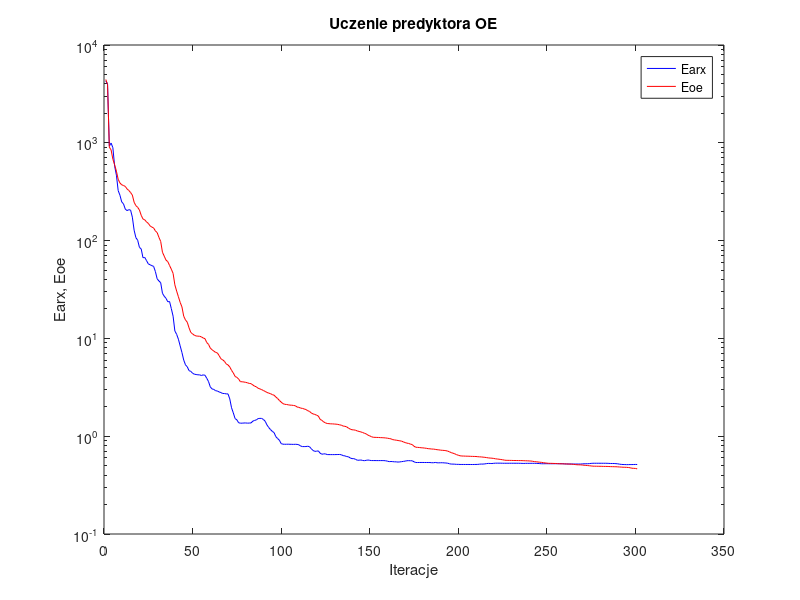
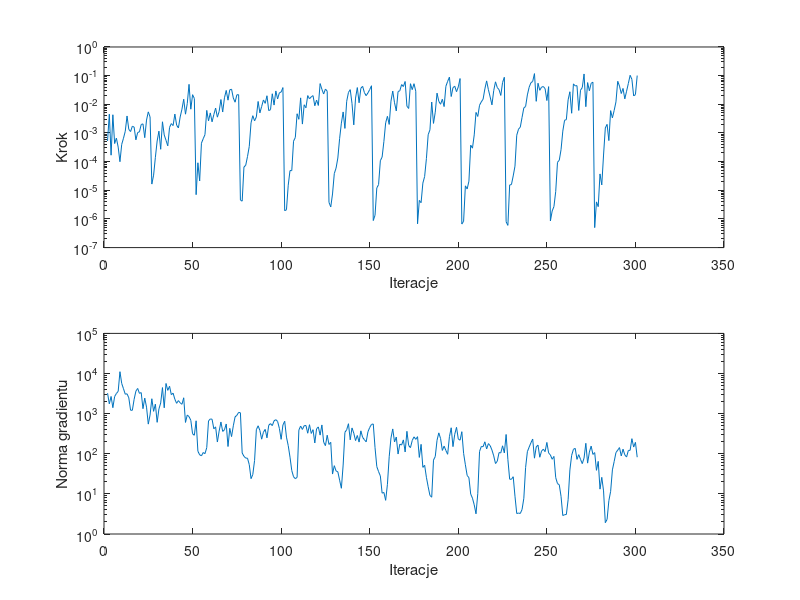

These charts were generated, in order, by the following MATLAB code:
%uczenie predyktora oe
clear all;
n=0; farx(n+1)=4.302584e+003; foe(n+1)=4.437139e+003; wspucz(n+1)=0.000000e+000; ng(n+1)=0.000000e+000;
%odnowa zmiennej metryki
n=1; farx(n+1)=3.986531e+003; foe(n+1)=3.953122e+003; krok(n+1)=5.263121e-004; ng(n+1)=3.233948e+003;
n=2; farx(n+1)=9.252348e+002; foe(n+1)=9.028577e+002; krok(n+1)=4.534550e-003; ng(n+1)=1.754742e+003;
n=3; farx(n+1)=9.936734e+002; foe(n+1)=8.460675e+002; krok(n+1)=1.677606e-004; ng(n+1)=2.681446e+003;
n=4; farx(n+1)=8.926181e+002; foe(n+1)=6.806907e+002; krok(n+1)=4.312903e-003; ng(n+1)=1.406957e+003;
n=5; farx(n+1)=5.771021e+002; foe(n+1)=5.959402e+002; krok(n+1)=4.270496e-004; ng(n+1)=2.673811e+003;
n=6; farx(n+1)=4.666562e+002; foe(n+1)=5.128178e+002; krok(n+1)=6.603184e-004; ng(n+1)=3.177872e+003;
n=7; farx(n+1)=3.247477e+002; foe(n+1)=4.242403e+002; krok(n+1)=3.210907e-004; ng(n+1)=3.586397e+003;
n=8; farx(n+1)=2.909929e+002; foe(n+1)=3.879978e+002; krok(n+1)=9.921626e-005; ng(n+1)=1.110310e+004;
n=9; farx(n+1)=2.485719e+002; foe(n+1)=3.721114e+002; krok(n+1)=3.999432e-004; ng(n+1)=5.649280e+003;
n=10; farx(n+1)=2.375333e+002; foe(n+1)=3.658843e+002; krok(n+1)=6.553529e-004; ng(n+1)=4.176358e+003;
n=11; farx(n+1)=2.101935e+002; foe(n+1)=3.582970e+002; krok(n+1)=1.146661e-003; ng(n+1)=3.046876e+003;
n=12; farx(n+1)=2.026476e+002; foe(n+1)=3.376083e+002; krok(n+1)=3.916767e-003; ng(n+1)=3.126241e+003;
n=13; farx(n+1)=2.071476e+002; foe(n+1)=3.257231e+002; krok(n+1)=1.329544e-003; ng(n+1)=2.477175e+003;
n=14; farx(n+1)=2.051341e+002; foe(n+1)=3.100944e+002; krok(n+1)=1.120856e-003; ng(n+1)=1.215760e+003;
n=15; farx(n+1)=1.737094e+002; foe(n+1)=2.922010e+002; krok(n+1)=1.713514e-003; ng(n+1)=1.211589e+003;
n=16; farx(n+1)=1.277819e+002; foe(n+1)=2.467670e+002; krok(n+1)=1.607453e-003; ng(n+1)=2.272414e+003;
n=17; farx(n+1)=1.071269e+002; foe(n+1)=2.276330e+002; krok(n+1)=5.762304e-004; ng(n+1)=3.635778e+003;
n=18; farx(n+1)=1.010047e+002; foe(n+1)=2.190236e+002; krok(n+1)=1.037622e-003; ng(n+1)=4.247212e+003;
n=19; farx(n+1)=8.530119e+001; foe(n+1)=2.054585e+002; krok(n+1)=1.093891e-003; ng(n+1)=3.202295e+003;
n=20; farx(n+1)=8.216793e+001; foe(n+1)=1.814734e+002; krok(n+1)=1.970836e-003; ng(n+1)=3.345891e+003;
n=21; farx(n+1)=6.682639e+001; foe(n+1)=1.663190e+002; krok(n+1)=2.076855e-003; ng(n+1)=1.327872e+003;
n=22; farx(n+1)=6.726397e+001; foe(n+1)=1.631742e+002; krok(n+1)=6.847610e-004; ng(n+1)=2.438849e+003;
n=23; farx(n+1)=6.246576e+001; foe(n+1)=1.552035e+002; krok(n+1)=2.815703e-003; ng(n+1)=1.452774e+003;
n=24; farx(n+1)=5.785961e+001; foe(n+1)=1.500983e+002; krok(n+1)=5.445782e-003; ng(n+1)=5.481191e+002;
n=25; farx(n+1)=5.663944e+001; foe(n+1)=1.415161e+002; krok(n+1)=3.625910e-003; ng(n+1)=9.274200e+002;
%odnowa zmiennej metryki
n=26; farx(n+1)=5.545814e+001; foe(n+1)=1.374610e+002; krok(n+1)=1.644725e-005; ng(n+1)=2.351520e+003;
n=27; farx(n+1)=5.452420e+001; foe(n+1)=1.348358e+002; krok(n+1)=3.369455e-005; ng(n+1)=1.141107e+003;
n=28; farx(n+1)=4.829894e+001; foe(n+1)=1.256770e+002; krok(n+1)=1.410950e-004; ng(n+1)=1.725959e+003;
n=29; farx(n+1)=4.070204e+001; foe(n+1)=1.209234e+002; krok(n+1)=5.236811e-004; ng(n+1)=6.073228e+002;
n=30; farx(n+1)=3.865863e+001; foe(n+1)=1.079510e+002; krok(n+1)=1.156209e-003; ng(n+1)=1.303940e+003;
n=31; farx(n+1)=3.713154e+001; foe(n+1)=9.810704e+001; krok(n+1)=2.695564e-004; ng(n+1)=1.845772e+003;
n=32; farx(n+1)=2.891635e+001; foe(n+1)=7.597383e+001; krok(n+1)=2.456077e-003; ng(n+1)=4.462472e+003;
n=33; farx(n+1)=2.697659e+001; foe(n+1)=6.934096e+001; krok(n+1)=8.523876e-004; ng(n+1)=1.399222e+003;
n=34; farx(n+1)=2.570107e+001; foe(n+1)=6.311166e+001; krok(n+1)=5.547107e-004; ng(n+1)=5.646219e+003;
n=35; farx(n+1)=2.367570e+001; foe(n+1)=6.100496e+001; krok(n+1)=3.550621e-004; ng(n+1)=3.802188e+003;
n=36; farx(n+1)=2.383601e+001; foe(n+1)=5.567469e+001; krok(n+1)=1.564230e-003; ng(n+1)=4.820843e+003;
n=37; farx(n+1)=2.017013e+001; foe(n+1)=5.103485e+001; krok(n+1)=2.121602e-003; ng(n+1)=2.969257e+003;
n=38; farx(n+1)=1.687156e+001; foe(n+1)=4.622517e+001; krok(n+1)=1.810600e-003; ng(n+1)=3.242456e+003;
n=39; farx(n+1)=1.191195e+001; foe(n+1)=3.528729e+001; krok(n+1)=4.564205e-003; ng(n+1)=2.279733e+003;
n=40; farx(n+1)=1.101253e+001; foe(n+1)=3.048409e+001; krok(n+1)=1.875750e-003; ng(n+1)=1.809966e+003;
n=41; farx(n+1)=9.812785e+000; foe(n+1)=2.666578e+001; krok(n+1)=1.494263e-003; ng(n+1)=2.110841e+003;
n=42; farx(n+1)=8.379576e+000; foe(n+1)=2.334784e+001; krok(n+1)=3.625910e-003; ng(n+1)=1.862483e+003;
n=43; farx(n+1)=7.170709e+000; foe(n+1)=2.098548e+001; krok(n+1)=6.752063e-003; ng(n+1)=1.708631e+003;
n=44; farx(n+1)=6.002161e+000; foe(n+1)=1.684914e+001; krok(n+1)=1.503401e-002; ng(n+1)=2.484282e+003;
n=45; farx(n+1)=5.367055e+000; foe(n+1)=1.544027e+001; krok(n+1)=4.522618e-003; ng(n+1)=6.033172e+002;
n=46; farx(n+1)=5.123694e+000; foe(n+1)=1.464066e+001; krok(n+1)=1.064021e-002; ng(n+1)=9.248754e+002;
n=47; farx(n+1)=4.682236e+000; foe(n+1)=1.283375e+001; krok(n+1)=4.973429e-002; ng(n+1)=8.423052e+002;
n=48; farx(n+1)=4.599164e+000; foe(n+1)=1.150534e+001; krok(n+1)=6.753788e-003; ng(n+1)=6.835166e+002;
n=49; farx(n+1)=4.404244e+000; foe(n+1)=1.112113e+001; krok(n+1)=2.165649e-002; ng(n+1)=3.143867e+002;
n=50; farx(n+1)=4.306339e+000; foe(n+1)=1.076547e+001; krok(n+1)=1.596002e-002; ng(n+1)=2.892297e+002;
%odnowa zmiennej metryki
n=51; farx(n+1)=4.272762e+000; foe(n+1)=1.059146e+001; krok(n+1)=7.026980e-006; ng(n+1)=6.631378e+002;
n=52; farx(n+1)=4.242416e+000; foe(n+1)=1.053743e+001; krok(n+1)=9.108681e-005; ng(n+1)=1.155482e+002;
n=53; farx(n+1)=4.239536e+000; foe(n+1)=1.052667e+001; krok(n+1)=2.114892e-005; ng(n+1)=9.419252e+001;
n=54; farx(n+1)=4.174915e+000; foe(n+1)=1.035877e+001; krok(n+1)=4.395065e-004; ng(n+1)=8.866892e+001;
n=55; farx(n+1)=4.238825e+000; foe(n+1)=1.009309e+001; krok(n+1)=6.277588e-004; ng(n+1)=1.074208e+002;
n=56; farx(n+1)=4.199491e+000; foe(n+1)=9.944732e+000; krok(n+1)=8.759836e-004; ng(n+1)=1.006601e+002;
n=57; farx(n+1)=3.914637e+000; foe(n+1)=9.069095e+000; krok(n+1)=6.130766e-003; ng(n+1)=1.420809e+002;
n=58; farx(n+1)=3.620505e+000; foe(n+1)=8.694347e+000; krok(n+1)=2.641497e-003; ng(n+1)=6.592618e+002;
n=59; farx(n+1)=3.191317e+000; foe(n+1)=7.960085e+000; krok(n+1)=5.003630e-003; ng(n+1)=7.377887e+002;
n=60; farx(n+1)=3.045297e+000; foe(n+1)=7.659417e+000; krok(n+1)=2.448466e-003; ng(n+1)=7.258507e+002;
n=61; farx(n+1)=3.006819e+000; foe(n+1)=7.411579e+000; krok(n+1)=4.372259e-003; ng(n+1)=4.183474e+002;
n=62; farx(n+1)=2.919078e+000; foe(n+1)=7.193439e+000; krok(n+1)=7.385876e-003; ng(n+1)=4.681954e+002;
n=63; farx(n+1)=2.896534e+000; foe(n+1)=7.106050e+000; krok(n+1)=3.559503e-003; ng(n+1)=1.961641e+002;
n=64; farx(n+1)=2.835639e+000; foe(n+1)=6.661706e+000; krok(n+1)=5.637357e-003; ng(n+1)=3.674246e+002;
n=65; farx(n+1)=2.791921e+000; foe(n+1)=6.189832e+000; krok(n+1)=1.468412e-002; ng(n+1)=6.188160e+002;
n=66; farx(n+1)=2.734045e+000; foe(n+1)=6.038973e+000; krok(n+1)=5.381741e-003; ng(n+1)=3.607660e+002;
n=67; farx(n+1)=2.732071e+000; foe(n+1)=5.823972e+000; krok(n+1)=1.688579e-002; ng(n+1)=3.957714e+002;
n=68; farx(n+1)=2.708150e+000; foe(n+1)=5.486086e+000; krok(n+1)=3.050527e-002; ng(n+1)=5.530480e+002;
n=69; farx(n+1)=2.706649e+000; foe(n+1)=5.352391e+000; krok(n+1)=1.394089e-002; ng(n+1)=1.515599e+002;
n=70; farx(n+1)=2.406901e+000; foe(n+1)=5.102122e+000; krok(n+1)=3.207144e-002; ng(n+1)=4.301076e+002;
n=71; farx(n+1)=1.952676e+000; foe(n+1)=4.715303e+000; krok(n+1)=3.366815e-002; ng(n+1)=2.678303e+002;
n=72; farx(n+1)=1.730987e+000; foe(n+1)=4.433905e+000; krok(n+1)=1.660195e-002; ng(n+1)=4.972494e+002;
n=73; farx(n+1)=1.513785e+000; foe(n+1)=4.083027e+000; krok(n+1)=1.183106e-002; ng(n+1)=8.328620e+002;
n=74; farx(n+1)=1.470321e+000; foe(n+1)=3.994321e+000; krok(n+1)=2.147336e-002; ng(n+1)=9.055341e+002;
n=75; farx(n+1)=1.372172e+000; foe(n+1)=3.842811e+000; krok(n+1)=2.165649e-002; ng(n+1)=1.074665e+003;
%odnowa zmiennej metryki
n=76; farx(n+1)=1.358916e+000; foe(n+1)=3.606793e+000; krok(n+1)=4.588605e-006; ng(n+1)=1.051918e+003;
n=77; farx(n+1)=1.359104e+000; foe(n+1)=3.604257e+000; krok(n+1)=4.167023e-006; ng(n+1)=1.046481e+002;
n=78; farx(n+1)=1.365097e+000; foe(n+1)=3.580052e+000; krok(n+1)=6.485137e-005; ng(n+1)=8.647981e+001;
n=79; farx(n+1)=1.366201e+000; foe(n+1)=3.554570e+000; krok(n+1)=7.472543e-005; ng(n+1)=7.801834e+001;
n=80; farx(n+1)=1.359511e+000; foe(n+1)=3.515892e+000; krok(n+1)=1.498490e-004; ng(n+1)=7.752800e+001;
n=81; farx(n+1)=1.362798e+000; foe(n+1)=3.463990e+000; krok(n+1)=3.383827e-004; ng(n+1)=5.358237e+001;
n=82; farx(n+1)=1.366294e+000; foe(n+1)=3.445689e+000; krok(n+1)=2.257520e-003; ng(n+1)=2.395422e+001;
n=83; farx(n+1)=1.426075e+000; foe(n+1)=3.343784e+000; krok(n+1)=4.004785e-003; ng(n+1)=3.046502e+001;
n=84; farx(n+1)=1.449035e+000; foe(n+1)=3.246613e+000; krok(n+1)=2.647020e-003; ng(n+1)=6.821050e+001;
n=85; farx(n+1)=1.469505e+000; foe(n+1)=3.200738e+000; krok(n+1)=3.625910e-003; ng(n+1)=3.973374e+002;
n=86; farx(n+1)=1.513641e+000; foe(n+1)=3.089831e+000; krok(n+1)=1.256724e-002; ng(n+1)=4.981400e+002;
n=87; farx(n+1)=1.521920e+000; foe(n+1)=3.046291e+000; krok(n+1)=5.022246e-003; ng(n+1)=3.800116e+002;
n=88; farx(n+1)=1.520667e+000; foe(n+1)=2.994426e+000; krok(n+1)=8.403478e-003; ng(n+1)=2.309996e+002;
n=89; farx(n+1)=1.481241e+000; foe(n+1)=2.930336e+000; krok(n+1)=1.417782e-002; ng(n+1)=3.447117e+002;
n=90; farx(n+1)=1.420787e+000; foe(n+1)=2.870565e+000; krok(n+1)=1.080437e-002; ng(n+1)=4.048324e+002;
n=91; farx(n+1)=1.303253e+000; foe(n+1)=2.800478e+000; krok(n+1)=1.987953e-002; ng(n+1)=2.491119e+002;
n=92; farx(n+1)=1.226033e+000; foe(n+1)=2.757029e+000; krok(n+1)=6.026360e-003; ng(n+1)=5.156975e+002;
n=93; farx(n+1)=1.168533e+000; foe(n+1)=2.722758e+000; krok(n+1)=6.511197e-003; ng(n+1)=5.636685e+002;
n=94; farx(n+1)=1.120600e+000; foe(n+1)=2.662260e+000; krok(n+1)=2.331822e-002; ng(n+1)=5.028602e+002;
n=95; farx(n+1)=1.089109e+000; foe(n+1)=2.625858e+000; krok(n+1)=9.393654e-003; ng(n+1)=6.628753e+002;
n=96; farx(n+1)=9.895086e-001; foe(n+1)=2.515281e+000; krok(n+1)=2.928765e-002; ng(n+1)=7.074523e+002;
n=97; farx(n+1)=9.470616e-001; foe(n+1)=2.429673e+000; krok(n+1)=1.532510e-002; ng(n+1)=6.396008e+002;
n=98; farx(n+1)=9.101960e-001; foe(n+1)=2.320887e+000; krok(n+1)=2.521242e-002; ng(n+1)=4.285633e+002;
n=99; farx(n+1)=8.404444e-001; foe(n+1)=2.233364e+000; krok(n+1)=2.680031e-002; ng(n+1)=2.289343e+002;
n=100; farx(n+1)=8.283586e-001; foe(n+1)=2.153694e+000; krok(n+1)=3.830459e-002; ng(n+1)=5.204265e+002;
%odnowa zmiennej metryki
n=101; farx(n+1)=8.272670e-001; foe(n+1)=2.118977e+000; krok(n+1)=1.936574e-006; ng(n+1)=6.469264e+002;
n=102; farx(n+1)=8.272429e-001; foe(n+1)=2.110545e+000; krok(n+1)=2.089396e-006; ng(n+1)=2.597528e+002;
n=103; farx(n+1)=8.284856e-001; foe(n+1)=2.094280e+000; krok(n+1)=1.507081e-005; ng(n+1)=1.597907e+002;
n=104; farx(n+1)=8.265891e-001; foe(n+1)=2.078162e+000; krok(n+1)=4.886973e-005; ng(n+1)=8.230256e+001;
n=105; farx(n+1)=8.259212e-001; foe(n+1)=2.075181e+000; krok(n+1)=4.837788e-005; ng(n+1)=3.810744e+001;
n=106; farx(n+1)=8.247283e-001; foe(n+1)=2.061574e+000; krok(n+1)=5.157570e-004; ng(n+1)=2.673148e+001;
n=107; farx(n+1)=8.268109e-001; foe(n+1)=2.048638e+000; krok(n+1)=6.946998e-004; ng(n+1)=2.393963e+001;
n=108; farx(n+1)=8.246734e-001; foe(n+1)=1.987488e+000; krok(n+1)=4.678366e-003; ng(n+1)=2.577056e+001;
n=109; farx(n+1)=8.171831e-001; foe(n+1)=1.973510e+000; krok(n+1)=2.998733e-003; ng(n+1)=3.894581e+002;
n=110; farx(n+1)=7.936642e-001; foe(n+1)=1.938461e+000; krok(n+1)=1.676647e-002; ng(n+1)=4.901710e+002;
n=111; farx(n+1)=7.833223e-001; foe(n+1)=1.924343e+000; krok(n+1)=2.041615e-003; ng(n+1)=4.039799e+002;
n=112; farx(n+1)=7.832176e-001; foe(n+1)=1.899029e+000; krok(n+1)=9.625525e-003; ng(n+1)=5.008385e+002;
n=113; farx(n+1)=7.840024e-001; foe(n+1)=1.873120e+000; krok(n+1)=7.558357e-003; ng(n+1)=5.074332e+002;
n=114; farx(n+1)=7.896627e-001; foe(n+1)=1.823763e+000; krok(n+1)=2.014462e-002; ng(n+1)=3.249300e+002;
n=115; farx(n+1)=7.809929e-001; foe(n+1)=1.792988e+000; krok(n+1)=1.551534e-002; ng(n+1)=5.297782e+002;
n=116; farx(n+1)=7.455948e-001; foe(n+1)=1.729296e+000; krok(n+1)=1.825682e-002; ng(n+1)=3.208163e+002;
n=117; farx(n+1)=7.147086e-001; foe(n+1)=1.690683e+000; krok(n+1)=2.008899e-002; ng(n+1)=3.982976e+002;
n=118; farx(n+1)=6.999400e-001; foe(n+1)=1.669862e+000; krok(n+1)=8.899418e-003; ng(n+1)=1.859488e+002;
n=119; farx(n+1)=7.026403e-001; foe(n+1)=1.640884e+000; krok(n+1)=1.405854e-002; ng(n+1)=4.202951e+002;
n=120; farx(n+1)=7.078210e-001; foe(n+1)=1.607542e+000; krok(n+1)=9.127324e-003; ng(n+1)=4.667686e+002;
n=121; farx(n+1)=6.703905e-001; foe(n+1)=1.486189e+000; krok(n+1)=5.286105e-002; ng(n+1)=2.917953e+002;
n=122; farx(n+1)=6.541525e-001; foe(n+1)=1.451860e+000; krok(n+1)=3.338729e-002; ng(n+1)=5.224851e+002;
n=123; farx(n+1)=6.596895e-001; foe(n+1)=1.400477e+000; krok(n+1)=2.284436e-002; ng(n+1)=1.943212e+002;
n=124; farx(n+1)=6.595417e-001; foe(n+1)=1.368645e+000; krok(n+1)=3.413297e-002; ng(n+1)=1.594807e+002;
n=125; farx(n+1)=6.488300e-001; foe(n+1)=1.348694e+000; krok(n+1)=2.865996e-002; ng(n+1)=2.899400e+002;
%odnowa zmiennej metryki
n=126; farx(n+1)=6.485664e-001; foe(n+1)=1.343758e+000; krok(n+1)=3.790686e-006; ng(n+1)=1.705306e+002;
n=127; farx(n+1)=6.483338e-001; foe(n+1)=1.337405e+000; krok(n+1)=2.625333e-006; ng(n+1)=1.927913e+002;
n=128; farx(n+1)=6.483249e-001; foe(n+1)=1.337041e+000; krok(n+1)=7.425417e-006; ng(n+1)=3.120867e+001;
n=129; farx(n+1)=6.483056e-001; foe(n+1)=1.331509e+000; krok(n+1)=3.825728e-005; ng(n+1)=5.047230e+001;
n=130; farx(n+1)=6.491371e-001; foe(n+1)=1.328188e+000; krok(n+1)=5.939136e-005; ng(n+1)=3.731711e+001;
n=131; farx(n+1)=6.496749e-001; foe(n+1)=1.320764e+000; krok(n+1)=1.331010e-004; ng(n+1)=3.556272e+001;
n=132; farx(n+1)=6.504091e-001; foe(n+1)=1.306801e+000; krok(n+1)=6.328553e-004; ng(n+1)=2.202493e+001;
n=133; farx(n+1)=6.461116e-001; foe(n+1)=1.295981e+000; krok(n+1)=2.201622e-003; ng(n+1)=1.379303e+001;
n=134; farx(n+1)=6.331262e-001; foe(n+1)=1.269676e+000; krok(n+1)=5.414124e-003; ng(n+1)=5.241019e+001;
n=135; farx(n+1)=6.292500e-001; foe(n+1)=1.262250e+000; krok(n+1)=1.441974e-003; ng(n+1)=3.424163e+002;
n=136; farx(n+1)=6.192601e-001; foe(n+1)=1.245790e+000; krok(n+1)=1.274938e-002; ng(n+1)=3.968713e+002;
n=137; farx(n+1)=6.159776e-001; foe(n+1)=1.209116e+000; krok(n+1)=2.598758e-002; ng(n+1)=5.607123e+002;
n=138; farx(n+1)=5.993277e-001; foe(n+1)=1.182405e+000; krok(n+1)=3.244437e-002; ng(n+1)=2.225483e+002;
n=139; farx(n+1)=5.897044e-001; foe(n+1)=1.163911e+000; krok(n+1)=1.073668e-002; ng(n+1)=4.405580e+002;
n=140; farx(n+1)=5.899660e-001; foe(n+1)=1.160039e+000; krok(n+1)=1.915637e-003; ng(n+1)=3.262057e+002;
n=141; farx(n+1)=5.795725e-001; foe(n+1)=1.151190e+000; krok(n+1)=1.650507e-002; ng(n+1)=2.131167e+002;
n=142; farx(n+1)=5.683697e-001; foe(n+1)=1.131442e+000; krok(n+1)=3.836134e-002; ng(n+1)=2.854617e+002;
n=143; farx(n+1)=5.679625e-001; foe(n+1)=1.118901e+000; krok(n+1)=1.131000e-002; ng(n+1)=1.953365e+002;
n=144; farx(n+1)=5.715835e-001; foe(n+1)=1.105428e+000; krok(n+1)=3.640360e-002; ng(n+1)=3.726061e+002;
n=145; farx(n+1)=5.644510e-001; foe(n+1)=1.091277e+000; krok(n+1)=4.235232e-002; ng(n+1)=2.559641e+002;
n=146; farx(n+1)=5.622606e-001; foe(n+1)=1.071467e+000; krok(n+1)=2.560364e-002; ng(n+1)=2.241979e+002;
n=147; farx(n+1)=5.663379e-001; foe(n+1)=1.056315e+000; krok(n+1)=2.000182e-002; ng(n+1)=1.979496e+002;
n=148; farx(n+1)=5.713163e-001; foe(n+1)=1.025472e+000; krok(n+1)=2.501951e-002; ng(n+1)=3.535266e+002;
n=149; farx(n+1)=5.665173e-001; foe(n+1)=1.008025e+000; krok(n+1)=3.266584e-002; ng(n+1)=4.524341e+002;
n=150; farx(n+1)=5.636852e-001; foe(n+1)=9.881026e-001; krok(n+1)=4.446078e-002; ng(n+1)=5.384444e+002;
%odnowa zmiennej metryki
n=151; farx(n+1)=5.635490e-001; foe(n+1)=9.749221e-001; krok(n+1)=8.773641e-007; ng(n+1)=5.533326e+002;
n=152; farx(n+1)=5.635141e-001; foe(n+1)=9.735831e-001; krok(n+1)=1.344676e-006; ng(n+1)=1.418828e+002;
n=153; farx(n+1)=5.632224e-001; foe(n+1)=9.714250e-001; krok(n+1)=1.209447e-005; ng(n+1)=4.781130e+001;
n=154; farx(n+1)=5.631829e-001; foe(n+1)=9.705098e-001; krok(n+1)=1.577348e-005; ng(n+1)=3.585023e+001;
n=155; farx(n+1)=5.632902e-001; foe(n+1)=9.670446e-001; krok(n+1)=1.075741e-004; ng(n+1)=2.800343e+001;
n=156; farx(n+1)=5.633154e-001; foe(n+1)=9.663108e-001; krok(n+1)=1.442478e-004; ng(n+1)=1.042013e+001;
n=157; farx(n+1)=5.630104e-001; foe(n+1)=9.631914e-001; krok(n+1)=5.057937e-004; ng(n+1)=1.086930e+001;
n=158; farx(n+1)=5.607385e-001; foe(n+1)=9.599917e-001; krok(n+1)=2.260446e-003; ng(n+1)=6.905537e+000;
n=159; farx(n+1)=5.557623e-001; foe(n+1)=9.539190e-001; krok(n+1)=3.813159e-003; ng(n+1)=1.736148e+001;
n=160; farx(n+1)=5.491771e-001; foe(n+1)=9.467615e-001; krok(n+1)=1.986798e-003; ng(n+1)=8.449467e+001;
n=161; farx(n+1)=5.513666e-001; foe(n+1)=9.395853e-001; krok(n+1)=1.290032e-002; ng(n+1)=2.476882e+002;
n=162; farx(n+1)=5.496767e-001; foe(n+1)=9.227012e-001; krok(n+1)=2.896961e-002; ng(n+1)=4.158538e+002;
n=163; farx(n+1)=5.470975e-001; foe(n+1)=9.159054e-001; krok(n+1)=1.131000e-002; ng(n+1)=1.968304e+002;
n=164; farx(n+1)=5.470109e-001; foe(n+1)=9.104169e-001; krok(n+1)=5.858547e-003; ng(n+1)=2.614530e+002;
n=165; farx(n+1)=5.435334e-001; foe(n+1)=9.036797e-001; krok(n+1)=2.788482e-002; ng(n+1)=9.852615e+001;
n=166; farx(n+1)=5.460396e-001; foe(n+1)=8.969154e-001; krok(n+1)=2.977641e-002; ng(n+1)=1.739029e+002;
n=167; farx(n+1)=5.493656e-001; foe(n+1)=8.903015e-001; krok(n+1)=4.879939e-002; ng(n+1)=1.646402e+002;
n=168; farx(n+1)=5.527176e-001; foe(n+1)=8.741699e-001; krok(n+1)=4.171622e-002; ng(n+1)=2.216019e+002;
n=169; farx(n+1)=5.562708e-001; foe(n+1)=8.612296e-001; krok(n+1)=6.247411e-002; ng(n+1)=1.109120e+002;
n=170; farx(n+1)=5.613607e-001; foe(n+1)=8.488318e-001; krok(n+1)=8.565378e-003; ng(n+1)=3.627736e+002;
n=171; farx(n+1)=5.626703e-001; foe(n+1)=8.436552e-001; krok(n+1)=7.145002e-003; ng(n+1)=1.602913e+002;
n=172; farx(n+1)=5.609012e-001; foe(n+1)=8.292111e-001; krok(n+1)=5.234463e-002; ng(n+1)=1.419727e+002;
n=173; farx(n+1)=5.606544e-001; foe(n+1)=8.214362e-001; krok(n+1)=3.243318e-002; ng(n+1)=2.142822e+002;
n=174; farx(n+1)=5.474724e-001; foe(n+1)=7.889185e-001; krok(n+1)=5.234463e-002; ng(n+1)=2.642102e+002;
n=175; farx(n+1)=5.382766e-001; foe(n+1)=7.713492e-001; krok(n+1)=2.861011e-002; ng(n+1)=2.284381e+002;
%odnowa zmiennej metryki
n=176; farx(n+1)=5.382890e-001; foe(n+1)=7.688069e-001; krok(n+1)=6.766504e-007; ng(n+1)=2.667253e+002;
n=177; farx(n+1)=5.384705e-001; foe(n+1)=7.663950e-001; krok(n+1)=4.434986e-006; ng(n+1)=8.107228e+001;
n=178; farx(n+1)=5.387344e-001; foe(n+1)=7.618926e-001; krok(n+1)=3.690681e-006; ng(n+1)=1.717592e+002;
n=179; farx(n+1)=5.386201e-001; foe(n+1)=7.600013e-001; krok(n+1)=1.777520e-005; ng(n+1)=4.578275e+001;
n=180; farx(n+1)=5.384249e-001; foe(n+1)=7.558642e-001; krok(n+1)=3.023762e-005; ng(n+1)=5.167439e+001;
n=181; farx(n+1)=5.383324e-001; foe(n+1)=7.521415e-001; krok(n+1)=1.274265e-004; ng(n+1)=2.590360e+001;
n=182; farx(n+1)=5.382256e-001; foe(n+1)=7.455071e-001; krok(n+1)=8.684522e-004; ng(n+1)=1.502781e+001;
n=183; farx(n+1)=5.381217e-001; foe(n+1)=7.433407e-001; krok(n+1)=1.284363e-003; ng(n+1)=9.135840e+000;
n=184; farx(n+1)=5.356891e-001; foe(n+1)=7.390050e-001; krok(n+1)=1.199953e-002; ng(n+1)=8.264179e+000;
n=185; farx(n+1)=5.354284e-001; foe(n+1)=7.383345e-001; krok(n+1)=2.156451e-003; ng(n+1)=6.946876e+001;
n=186; farx(n+1)=5.391435e-001; foe(n+1)=7.334068e-001; krok(n+1)=5.320104e-003; ng(n+1)=8.526235e+001;
n=187; farx(n+1)=5.350151e-001; foe(n+1)=7.280165e-001; krok(n+1)=2.452306e-002; ng(n+1)=2.164832e+002;
n=188; farx(n+1)=5.343276e-001; foe(n+1)=7.250584e-001; krok(n+1)=1.270603e-002; ng(n+1)=3.317066e+002;
n=189; farx(n+1)=5.353521e-001; foe(n+1)=7.201053e-001; krok(n+1)=1.004449e-002; ng(n+1)=2.389684e+002;
n=190; farx(n+1)=5.354460e-001; foe(n+1)=7.174635e-001; krok(n+1)=1.501192e-002; ng(n+1)=1.209823e+002;
n=191; farx(n+1)=5.338317e-001; foe(n+1)=7.151129e-001; krok(n+1)=8.323975e-003; ng(n+1)=1.549184e+002;
n=192; farx(n+1)=5.320955e-001; foe(n+1)=7.114697e-001; krok(n+1)=4.256083e-002; ng(n+1)=1.205448e+002;
n=193; farx(n+1)=5.296546e-001; foe(n+1)=7.039498e-001; krok(n+1)=6.345766e-002; ng(n+1)=9.704670e+001;
n=194; farx(n+1)=5.226896e-001; foe(n+1)=6.926254e-001; krok(n+1)=8.892157e-002; ng(n+1)=2.670972e+002;
n=195; farx(n+1)=5.188231e-001; foe(n+1)=6.795073e-001; krok(n+1)=1.868912e-002; ng(n+1)=4.443879e+002;
n=196; farx(n+1)=5.185189e-001; foe(n+1)=6.702138e-001; krok(n+1)=3.809184e-002; ng(n+1)=1.505561e+002;
n=197; farx(n+1)=5.174954e-001; foe(n+1)=6.607989e-001; krok(n+1)=4.285764e-002; ng(n+1)=3.063006e+002;
n=198; farx(n+1)=5.153941e-001; foe(n+1)=6.479590e-001; krok(n+1)=2.753897e-002; ng(n+1)=4.555408e+002;
n=199; farx(n+1)=5.154959e-001; foe(n+1)=6.387917e-001; krok(n+1)=4.050274e-002; ng(n+1)=2.343587e+002;
n=200; farx(n+1)=5.140679e-001; foe(n+1)=6.306806e-001; krok(n+1)=7.925954e-002; ng(n+1)=2.177514e+002;
%odnowa zmiennej metryki
n=201; farx(n+1)=5.140738e-001; foe(n+1)=6.272089e-001; krok(n+1)=6.613051e-007; ng(n+1)=3.547197e+002;
n=202; farx(n+1)=5.140787e-001; foe(n+1)=6.268011e-001; krok(n+1)=8.349317e-007; ng(n+1)=1.022050e+002;
n=203; farx(n+1)=5.139162e-001; foe(n+1)=6.252529e-001; krok(n+1)=1.428638e-005; ng(n+1)=5.315216e+001;
n=204; farx(n+1)=5.139231e-001; foe(n+1)=6.247270e-001; krok(n+1)=1.109569e-005; ng(n+1)=2.885115e+001;
n=205; farx(n+1)=5.139604e-001; foe(n+1)=6.240248e-001; krok(n+1)=2.077412e-005; ng(n+1)=2.529114e+001;
n=206; farx(n+1)=5.136744e-001; foe(n+1)=6.225818e-001; krok(n+1)=3.749852e-004; ng(n+1)=9.928356e+000;
n=207; farx(n+1)=5.135245e-001; foe(n+1)=6.217328e-001; krok(n+1)=2.945237e-004; ng(n+1)=7.815519e+000;
n=208; farx(n+1)=5.139497e-001; foe(n+1)=6.209317e-001; krok(n+1)=8.567570e-004; ng(n+1)=5.329619e+000;
n=209; farx(n+1)=5.143710e-001; foe(n+1)=6.201906e-001; krok(n+1)=5.208348e-003; ng(n+1)=3.185831e+000;
n=210; farx(n+1)=5.149336e-001; foe(n+1)=6.170159e-001; krok(n+1)=3.765398e-003; ng(n+1)=1.010758e+001;
n=211; farx(n+1)=5.175866e-001; foe(n+1)=6.152972e-001; krok(n+1)=9.272034e-003; ng(n+1)=1.143047e+002;
n=212; farx(n+1)=5.192830e-001; foe(n+1)=6.137480e-001; krok(n+1)=1.219985e-002; ng(n+1)=1.519552e+002;
n=213; farx(n+1)=5.184978e-001; foe(n+1)=6.108822e-001; krok(n+1)=1.501192e-002; ng(n+1)=1.498799e+002;
n=214; farx(n+1)=5.211907e-001; foe(n+1)=6.079519e-001; krok(n+1)=3.449855e-002; ng(n+1)=1.985997e+002;
n=215; farx(n+1)=5.247539e-001; foe(n+1)=6.042684e-001; krok(n+1)=6.561970e-002; ng(n+1)=1.319290e+002;
n=216; farx(n+1)=5.270321e-001; foe(n+1)=5.998939e-001; krok(n+1)=3.229291e-002; ng(n+1)=1.791193e+002;
n=217; farx(n+1)=5.261615e-001; foe(n+1)=5.977413e-001; krok(n+1)=1.797739e-002; ng(n+1)=1.591575e+002;
n=218; farx(n+1)=5.255873e-001; foe(n+1)=5.957337e-001; krok(n+1)=9.555317e-003; ng(n+1)=1.237595e+002;
n=219; farx(n+1)=5.281429e-001; foe(n+1)=5.925517e-001; krok(n+1)=3.001959e-002; ng(n+1)=8.861405e+001;
n=220; farx(n+1)=5.300615e-001; foe(n+1)=5.874521e-001; krok(n+1)=6.087640e-002; ng(n+1)=5.713423e+001;
n=221; farx(n+1)=5.299455e-001; foe(n+1)=5.845044e-001; krok(n+1)=3.852379e-002; ng(n+1)=6.501250e+001;
n=222; farx(n+1)=5.300536e-001; foe(n+1)=5.816220e-001; krok(n+1)=3.243320e-002; ng(n+1)=1.069420e+002;
n=223; farx(n+1)=5.299839e-001; foe(n+1)=5.778627e-001; krok(n+1)=2.038266e-002; ng(n+1)=1.051316e+002;
n=224; farx(n+1)=5.289834e-001; foe(n+1)=5.745413e-001; krok(n+1)=5.801457e-002; ng(n+1)=1.578332e+002;
n=225; farx(n+1)=5.289776e-001; foe(n+1)=5.695233e-001; krok(n+1)=8.764941e-002; ng(n+1)=1.048208e+002;
%odnowa zmiennej metryki
n=226; farx(n+1)=5.289767e-001; foe(n+1)=5.666925e-001; krok(n+1)=7.964963e-007; ng(n+1)=3.024351e+002;
n=227; farx(n+1)=5.289825e-001; foe(n+1)=5.665041e-001; krok(n+1)=5.961842e-007; ng(n+1)=7.135055e+001;
n=228; farx(n+1)=5.290856e-001; foe(n+1)=5.659674e-001; krok(n+1)=1.535151e-005; ng(n+1)=2.321314e+001;
n=229; farx(n+1)=5.290797e-001; foe(n+1)=5.655033e-001; krok(n+1)=1.580519e-005; ng(n+1)=2.308632e+001;
n=230; farx(n+1)=5.290348e-001; foe(n+1)=5.645210e-001; krok(n+1)=3.168396e-005; ng(n+1)=2.674932e+001;
n=231; farx(n+1)=5.290033e-001; foe(n+1)=5.643222e-001; krok(n+1)=6.933884e-005; ng(n+1)=8.741983e+000;
n=232; farx(n+1)=5.288765e-001; foe(n+1)=5.639715e-001; krok(n+1)=8.351411e-004; ng(n+1)=3.238315e+000;
n=233; farx(n+1)=5.289171e-001; foe(n+1)=5.635927e-001; krok(n+1)=1.353531e-003; ng(n+1)=3.329608e+000;
n=234; farx(n+1)=5.283111e-001; foe(n+1)=5.633163e-001; krok(n+1)=1.597633e-003; ng(n+1)=3.250838e+000;
n=235; farx(n+1)=5.275574e-001; foe(n+1)=5.626378e-001; krok(n+1)=3.500453e-003; ng(n+1)=4.091405e+000;
n=236; farx(n+1)=5.265943e-001; foe(n+1)=5.614027e-001; krok(n+1)=7.517005e-003; ng(n+1)=7.777499e+000;
n=237; farx(n+1)=5.278106e-001; foe(n+1)=5.607983e-001; krok(n+1)=8.378898e-003; ng(n+1)=4.552523e+001;
n=238; farx(n+1)=5.280320e-001; foe(n+1)=5.598985e-001; krok(n+1)=2.127270e-002; ng(n+1)=1.127251e+002;
n=239; farx(n+1)=5.278721e-001; foe(n+1)=5.586886e-001; krok(n+1)=3.943936e-002; ng(n+1)=1.463806e+002;
n=240; farx(n+1)=5.282663e-001; foe(n+1)=5.572280e-001; krok(n+1)=5.671128e-002; ng(n+1)=1.878461e+002;
n=241; farx(n+1)=5.281979e-001; foe(n+1)=5.540233e-001; krok(n+1)=6.268030e-002; ng(n+1)=2.322703e+002;
n=242; farx(n+1)=5.280816e-001; foe(n+1)=5.495711e-001; krok(n+1)=1.178633e-001; ng(n+1)=7.762150e+001;
n=243; farx(n+1)=5.274242e-001; foe(n+1)=5.482284e-001; krok(n+1)=1.270603e-002; ng(n+1)=1.482872e+002;
n=244; farx(n+1)=5.265963e-001; foe(n+1)=5.447970e-001; krok(n+1)=5.442027e-002; ng(n+1)=1.645230e+002;
n=245; farx(n+1)=5.246737e-001; foe(n+1)=5.422349e-001; krok(n+1)=3.084406e-002; ng(n+1)=8.186958e+001;
n=246; farx(n+1)=5.230405e-001; foe(n+1)=5.400660e-001; krok(n+1)=3.975906e-002; ng(n+1)=1.164228e+002;
n=247; farx(n+1)=5.229002e-001; foe(n+1)=5.359927e-001; krok(n+1)=4.171622e-002; ng(n+1)=1.304872e+002;
n=248; farx(n+1)=5.231476e-001; foe(n+1)=5.333387e-001; krok(n+1)=3.526755e-002; ng(n+1)=1.129561e+002;
n=249; farx(n+1)=5.237099e-001; foe(n+1)=5.303968e-001; krok(n+1)=1.352965e-002; ng(n+1)=1.915621e+002;
n=250; farx(n+1)=5.230922e-001; foe(n+1)=5.282145e-001; krok(n+1)=4.138006e-002; ng(n+1)=1.048822e+002;
%odnowa zmiennej metryki
n=251; farx(n+1)=5.230926e-001; foe(n+1)=5.278008e-001; krok(n+1)=8.486888e-007; ng(n+1)=9.313200e+001;
n=252; farx(n+1)=5.230978e-001; foe(n+1)=5.273606e-001; krok(n+1)=1.894579e-006; ng(n+1)=7.295557e+001;
n=253; farx(n+1)=5.231234e-001; foe(n+1)=5.264294e-001; krok(n+1)=2.710823e-006; ng(n+1)=8.580923e+001;
n=254; farx(n+1)=5.231923e-001; foe(n+1)=5.259985e-001; krok(n+1)=9.107769e-006; ng(n+1)=2.539883e+001;
n=255; farx(n+1)=5.231763e-001; foe(n+1)=5.241759e-001; krok(n+1)=9.476985e-005; ng(n+1)=1.805814e+001;
n=256; farx(n+1)=5.231365e-001; foe(n+1)=5.230141e-001; krok(n+1)=1.112180e-004; ng(n+1)=1.689730e+001;
n=257; farx(n+1)=5.231737e-001; foe(n+1)=5.221420e-001; krok(n+1)=2.601242e-004; ng(n+1)=8.694981e+000;
n=258; farx(n+1)=5.230745e-001; foe(n+1)=5.218858e-001; krok(n+1)=1.160015e-003; ng(n+1)=2.881877e+000;
n=259; farx(n+1)=5.208686e-001; foe(n+1)=5.210767e-001; krok(n+1)=2.778799e-003; ng(n+1)=3.034841e+000;
n=260; farx(n+1)=5.201162e-001; foe(n+1)=5.206417e-001; krok(n+1)=2.914669e-003; ng(n+1)=3.056592e+000;
n=261; farx(n+1)=5.197913e-001; foe(n+1)=5.195573e-001; krok(n+1)=1.432529e-002; ng(n+1)=7.146074e+000;
n=262; farx(n+1)=5.199252e-001; foe(n+1)=5.183302e-001; krok(n+1)=2.741202e-002; ng(n+1)=3.948483e+001;
n=263; farx(n+1)=5.198591e-001; foe(n+1)=5.177145e-001; krok(n+1)=4.874671e-003; ng(n+1)=9.156015e+001;
n=264; farx(n+1)=5.193699e-001; foe(n+1)=5.155314e-001; krok(n+1)=5.160128e-002; ng(n+1)=1.288006e+002;
n=265; farx(n+1)=5.194646e-001; foe(n+1)=5.129316e-001; krok(n+1)=4.382471e-002; ng(n+1)=1.364340e+002;
n=266; farx(n+1)=5.193187e-001; foe(n+1)=5.104848e-001; krok(n+1)=4.486659e-002; ng(n+1)=7.246626e+001;
n=267; farx(n+1)=5.192557e-001; foe(n+1)=5.100033e-001; krok(n+1)=6.100588e-003; ng(n+1)=9.498720e+001;
n=268; farx(n+1)=5.191797e-001; foe(n+1)=5.091651e-001; krok(n+1)=3.103068e-002; ng(n+1)=7.224428e+001;
n=269; farx(n+1)=5.209311e-001; foe(n+1)=5.075141e-001; krok(n+1)=3.847317e-002; ng(n+1)=5.677533e+001;
n=270; farx(n+1)=5.225051e-001; foe(n+1)=5.046983e-001; krok(n+1)=1.146023e-001; ng(n+1)=7.834353e+001;
n=271; farx(n+1)=5.229779e-001; foe(n+1)=5.030589e-001; krok(n+1)=8.252113e-003; ng(n+1)=1.822563e+002;
n=272; farx(n+1)=5.229356e-001; foe(n+1)=5.009113e-001; krok(n+1)=5.730115e-002; ng(n+1)=5.841529e+001;
n=273; farx(n+1)=5.245321e-001; foe(n+1)=4.989383e-001; krok(n+1)=2.967304e-002; ng(n+1)=1.100915e+002;
n=274; farx(n+1)=5.272612e-001; foe(n+1)=4.965818e-001; krok(n+1)=5.401650e-002; ng(n+1)=1.552920e+002;
n=275; farx(n+1)=5.289006e-001; foe(n+1)=4.939086e-001; krok(n+1)=5.893163e-002; ng(n+1)=9.630456e+001;
%odnowa zmiennej metryki
n=276; farx(n+1)=5.289011e-001; foe(n+1)=4.935377e-001; krok(n+1)=4.977599e-007; ng(n+1)=1.070647e+002;
n=277; farx(n+1)=5.289328e-001; foe(n+1)=4.932362e-001; krok(n+1)=3.933329e-006; ng(n+1)=3.864085e+001;
n=278; farx(n+1)=5.289911e-001; foe(n+1)=4.927030e-001; krok(n+1)=2.684775e-006; ng(n+1)=6.455291e+001;
n=279; farx(n+1)=5.289472e-001; foe(n+1)=4.924513e-001; krok(n+1)=3.724618e-005; ng(n+1)=1.312797e+001;
n=280; farx(n+1)=5.289093e-001; foe(n+1)=4.919777e-001; krok(n+1)=1.539716e-005; ng(n+1)=2.585319e+001;
n=281; farx(n+1)=5.286985e-001; foe(n+1)=4.911633e-001; krok(n+1)=1.697983e-004; ng(n+1)=1.186977e+001;
n=282; farx(n+1)=5.288348e-001; foe(n+1)=4.910252e-001; krok(n+1)=1.499941e-003; ng(n+1)=1.911917e+000;
n=283; farx(n+1)=5.283936e-001; foe(n+1)=4.906929e-001; krok(n+1)=1.995464e-003; ng(n+1)=2.316893e+000;
n=284; farx(n+1)=5.272343e-001; foe(n+1)=4.899285e-001; krok(n+1)=5.418302e-004; ng(n+1)=6.757496e+000;
n=285; farx(n+1)=5.259777e-001; foe(n+1)=4.886540e-001; krok(n+1)=6.019169e-003; ng(n+1)=1.156362e+001;
n=286; farx(n+1)=5.259921e-001; foe(n+1)=4.882556e-001; krok(n+1)=3.367365e-003; ng(n+1)=3.964853e+001;
n=287; farx(n+1)=5.258808e-001; foe(n+1)=4.877073e-001; krok(n+1)=6.130766e-003; ng(n+1)=6.418251e+001;
n=288; farx(n+1)=5.240931e-001; foe(n+1)=4.872114e-001; krok(n+1)=1.213054e-002; ng(n+1)=1.071933e+002;
n=289; farx(n+1)=5.221624e-001; foe(n+1)=4.859860e-001; krok(n+1)=6.357754e-002; ng(n+1)=1.228992e+002;
n=290; farx(n+1)=5.177850e-001; foe(n+1)=4.845665e-001; krok(n+1)=4.320574e-002; ng(n+1)=1.424019e+002;
n=291; farx(n+1)=5.150270e-001; foe(n+1)=4.831714e-001; krok(n+1)=2.378798e-002; ng(n+1)=8.828162e+001;
n=292; farx(n+1)=5.135328e-001; foe(n+1)=4.816412e-001; krok(n+1)=3.579274e-002; ng(n+1)=1.302043e+002;
n=293; farx(n+1)=5.129440e-001; foe(n+1)=4.811371e-001; krok(n+1)=1.548166e-002; ng(n+1)=9.385278e+001;
n=294; farx(n+1)=5.118971e-001; foe(n+1)=4.802646e-001; krok(n+1)=2.857938e-002; ng(n+1)=8.281849e+001;
n=295; farx(n+1)=5.121024e-001; foe(n+1)=4.786780e-001; krok(n+1)=5.335388e-002; ng(n+1)=1.209838e+002;
n=296; farx(n+1)=5.128535e-001; foe(n+1)=4.757289e-001; krok(n+1)=1.028567e-001; ng(n+1)=1.216866e+002;
n=297; farx(n+1)=5.128500e-001; foe(n+1)=4.702187e-001; krok(n+1)=7.453689e-002; ng(n+1)=2.376579e+002;
n=298; farx(n+1)=5.135113e-001; foe(n+1)=4.693636e-001; krok(n+1)=1.960331e-002; ng(n+1)=1.468610e+002;
n=299; farx(n+1)=5.143279e-001; foe(n+1)=4.679415e-001; krok(n+1)=2.183177e-002; ng(n+1)=1.923462e+002;
n=300; farx(n+1)=5.136088e-001; foe(n+1)=4.635889e-001; krok(n+1)=1.006999e-001; ng(n+1)=8.201376e+001;

figure; semilogy(farx,'b'); hold on; semilogy(foe,'r'); xlabel('Iteracje'); ylabel('Earx, Eoe'); legend('Earx','Eoe'); title('Uczenie predyktora OE');
figure; subplot(2,1,1); semilogy(krok); xlabel('Iteracje'); ylabel('Krok');
subplot(2,1,2); semilogy(ng); xlabel('Iteracje'); ylabel('Norma gradientu');
Earx=farx(n+1)
Eoe=foe(n+1)
